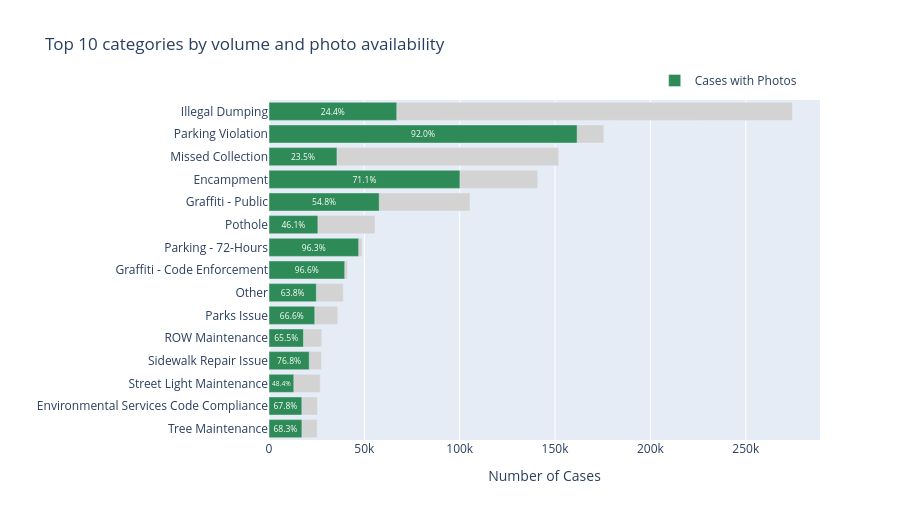

The notebook cell saved with this chart:
### Code cell
svc = cases.groupby('service_name').agg(
    n=('has_img', 'size'),
    imaged=('has_img', 'sum'),
    pct_with_photo=('has_img', lambda s: s.mean() * 100),
    open_over_1yr=('open_over_1yr', 'sum'))
svc['backlog_rate'] = svc['open_over_1yr'] / svc['n'] * 100
svc = svc[svc['n'] >= MIN]


vol = svc.sort_values('n', ascending=False).head(N).sort_values('n')
vol = vol.reset_index()

fig = px.bar(
    vol,
    x='n',
    y='service_name',
    orientation='h',
    title=f'Top {M} categories by volume and photo availability',
    hover_data={
        'n': ':,',
        'imaged': ':,',
        'pct_with_photo': ':.1f'
    },
    labels={
        'n': 'Number of Cases',
        'service_name': '',
        'imaged': 'Cases with Photos',
        'pct_with_photo': '% with Photo'
    }
)

# Background bar: total cases
fig.update_traces(
    marker_color='lightgray',
    name='Total Cases'
)

# Foreground bar: cases with photos
fig.add_bar(
    x=vol['imaged'],
    y=vol['service_name'],
    orientation='h',
    name='Cases with Photos',
    marker_color='seagreen',
    text=vol['pct_with_photo'].apply(lambda x: f'{x:.1f}%'),
    textposition='inside',
    insidetextanchor='middle',
    customdata=vol[['pct_with_photo']],
    hovertemplate=(
        'Category: %{y}<br>'
        'Cases with Photos: %{x:,}<br>'
        'Photo Availability: %{customdata[0]:.1f}%'
        '<extra></extra>'
    )
)

fig.update_layout(
    height=520,
    barmode='overlay',
    xaxis_title='Number of Cases',
    legend_title='',
    legend=dict(x=0.7, y=1.1, orientation='h')
)

fig.show()

### Figure 1 — Plotly figure (JSON) as saved in the notebook; plotly's stock layout.template omitted (floating-point values rounded to 4 significant figures)
{"data": [{"alignmentgroup": "True", "customdata": [[17268, 68.31], [17235, 67.76], [13009, 48.38], [21106, 76.82], [18096, 65.51], [24007, 66.59], [24828, 63.75], [39713, 96.61], [47034, 96.31], [25644, 46.13], [57803, 54.83], [100127, 71.06], [35641, 23.47], [161581, 92.05], [67003, 24.41]], "hovertemplate": "Number of Cases=%{x:,}<br>=%{y}<br>Cases with Photos=%{customdata[0]:,}<br>% with Photo=%{customdata[1]:.1f}<extra></extra>", "legendgroup": "", "marker": {"color": "lightgray", "pattern": {"shape": ""}}, "name": "Total Cases", "offsetgroup": "", "orientation": "h", "showlegend": false, "textposition": "auto", "type": "bar", "x": [25279, 25434, 26891, 27475, 27625, 36053, 38944, 41106, 48834, 55592, 105419, 140909, 151871, 175538, 274477], "xaxis": "x", "y": ["Tree Maintenance", "Environmental Services Code Compliance", "Street Light Maintenance", "Sidewalk Repair Issue", "ROW Maintenance", "Parks Issue", "Other", "Graffiti - Code Enforcement", "Parking - 72-Hours", "Pothole", "Graffiti - Public", "Encampment", "Missed Collection", "Parking Violation", "Illegal Dumping"], "yaxis": "y"}, {"customdata": [[68.31], [67.76], [48.38], [76.82], [65.51], [66.59], [63.75], [96.61], [96.31], [46.13], [54.83], [71.06], [23.47], [92.05], [24.41]], "hovertemplate": "Category: %{y}<br>Cases with Photos: %{x:,}<br>Photo Availability: %{customdata[0]:.1f}%<extra></extra>", "insidetextanchor": "middle", "marker": {"color": "seagreen"}, "name": "Cases with Photos", "orientation": "h", "text": ["68.3%", "67.8%", "48.4%", "76.8%", "65.5%", "66.6%", "63.8%", "96.6%", "96.3%", "46.1%", "54.8%", "71.1%", "23.5%", "92.0%", "24.4%"], "textposition": "inside", "type": "bar", "x": [17268, 17235, 13009, 21106, 18096, 24007, 24828, 39713, 47034, 25644, 57803, 100127, 35641, 161581, 67003], "y": ["Tree Maintenance", "Environmental Services Code Compliance", "Street Light Maintenance", "Sidewalk Repair Issue", "ROW Maintenance", "Parks Issue", "Other", "Graffiti - Code Enforcement", "Parking - 72-Hours", "Pothole", "Graffiti - Public", "Encampment", "Missed Collection", "Parking Violation", "Illegal Dumping"]}], "layout": {"barmode": "overlay", "height": 520, "legend": {"orientation": "h", "title": {"text": ""}, "tracegroupgap": 0, "x": 0.7, "y": 1.1}, "title": {"text": "Top 10 categories by volume and photo availability"}, "xaxis": {"anchor": "y", "domain": [0, 1], "title": {"text": "Number of Cases"}}, "yaxis": {"anchor": "x", "domain": [0, 1], "title": {"text": ""}}}}
